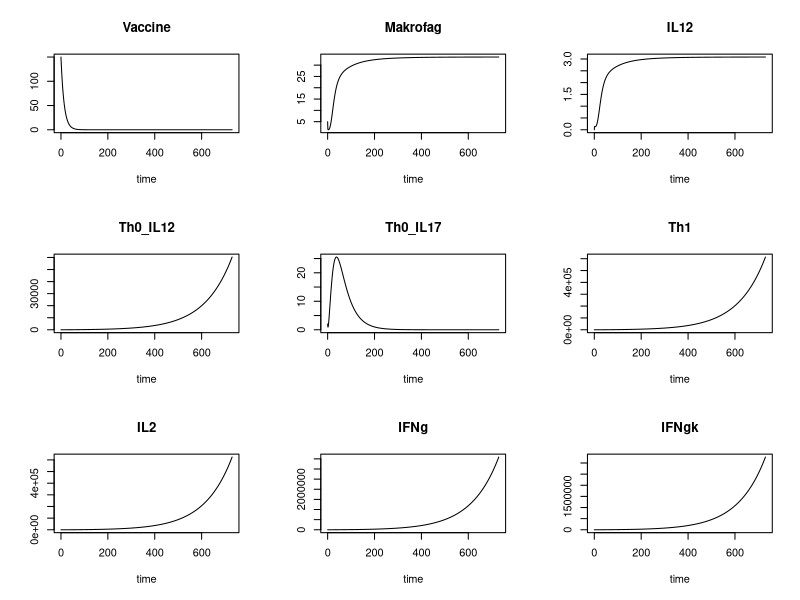
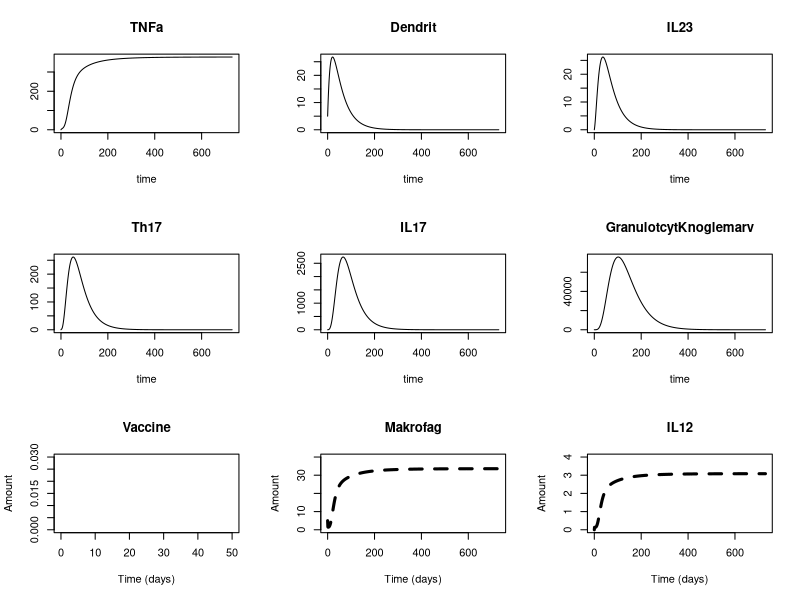
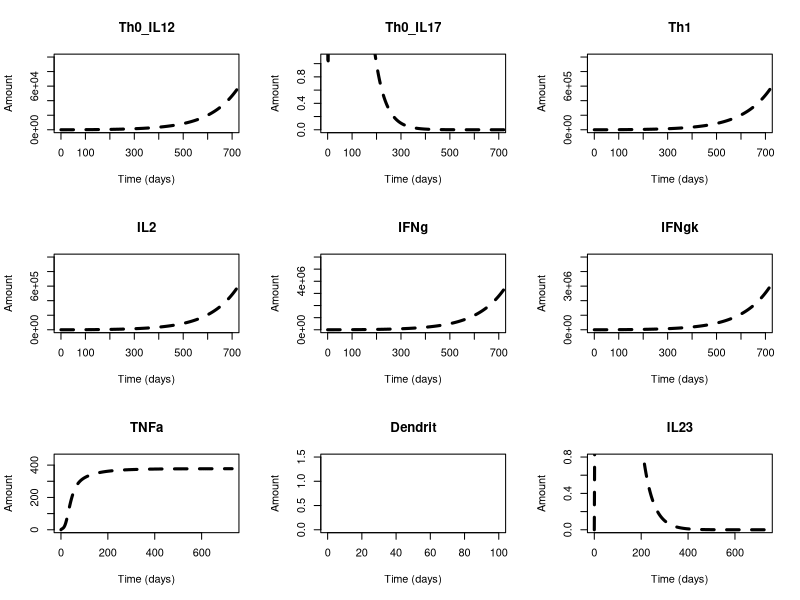
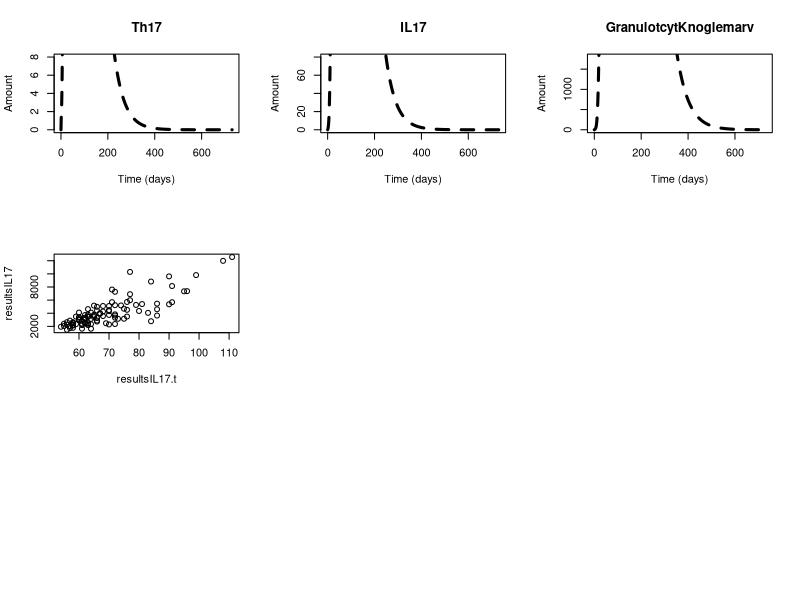

These charts were generated, in order, by the following R code:
# TB model in R

rm(list=ls())

# get the ODE solver
library(deSolve)

# make the function of the system
model = function (current_timepoint, state_values, parameters)
{
  # create state variables (local variables)
  Vaccine = state_values [1]       
  Makrofag = state_values [2]
  IL12 = state_values [3]
  Th0_IL12 = state_values [4]
  Th0_IL17 = state_values [5]
  Th1 = state_values [6]
  IL2 = state_values [7]
  IFNg = state_values [8]
  IFNgk = state_values [9]
  TNFa = state_values [10]
  Dendrit = state_values [11]
  IL23 = state_values [12]
  Th17 = state_values [13]
  IL17 = state_values [14]
  GranulotcytKnoglemarv = state_values[15]
  
  
  #      ifelse current_timepoint >= stop
  #      ifelse (dVaccine =  initialværdi / (- Kv_m -  Kv_d - Kv_Gk)
  # Evt. skal dødsraterne ganges på med mængden
  
  # stop = 
  
  with ( 
    as.list (parameters),     # variable names within parameters can be used 
    {
      Kv_m <- ifelse(Vaccine0 > 0.02, Kv_m.value, 0.01)
      Kv_d <- ifelse(Vaccine0 > 0.02, Kv_d.value, 0.02)
      
      dVaccine = - (Vaccine*Kv_m) - (Vaccine*Kv_d) - Vaccine*Kv_Gk
      dMakrofag = (Vaccine*Kv_m) + TNFa * KTNFa_m + IFNgk * KIFNgk_m/(KM_TNFa+IFNgk) - Makrofag*sigma_m
      dIL12 = Makrofag * Km_IL12 - IL12 * KIL12_Th0 - IL12*sigma_IL12
      dTh0_IL12 = Makrofag * Km_Th0 + IL12 * KIL12_Th0 - Th0_IL12 * KTh0_Th1 + IL2 * KIL2_Th0  - Th0_IL12*sigma_Th0_IL12
      dTh0_IL17 = IL23 * KIL23_Th0 - Th0_IL17 * KTh0_Th17 - Th0_IL17*sigma_Th0_IL17
      dTh1 = Th0_IL12 * KTh0_Th1 - Th1*sigma_Th1
      dIL2 = Th1 * KTh1_IL2 - IL2*sigma_IL2
      dIFNg = Th1 * KTh1_IFNg + Th17 * KTh17_IFNg + Th0_IL12 * KTh0_IL12_IFNg + IFNgk * KIFNgk_IFNg - IFNg * KIFNg_IFNgk + Th0_IL17 * KTh0_IL17_IFNg - IFNg*sigma_IFNg
      dIFNgk = - IFNgk * KIFNgk_IFNg + IFNg * KIFNg_IFNgk - IFNgk*sigma_IFNgk
      dTNFa = Makrofag * Km_TNFa - TNFa*sigma_TNFa
      dDendrit = Vaccine*Kv_d - Dendrit*sigma_d
      dIL23 = Dendrit * Kd_IL23 - IL23*sigma_IL23
      dTh17 = Th0_IL17 * KTh0_Th17 - Th17*sigma_Th17
      dIL17 = Th17 * KTh17_IL17 - IL17*sigma_IL17
      dGranulocytKnoglemarv =  Vaccine*Kv_Gk + IL17 * KIL17_Gk - GranulotcytKnoglemarv*sigma_Gk 
      
      
      
      # combine results
      results = c(dVaccine, dMakrofag, dIL12, dTh0_IL12, dTh0_IL17, dTh1, dIL2, dIFNg, dIFNgk, dTNFa, dDendrit,
                  dIL23, dTh17, dIL17, dGranulocytKnoglemarv)
      list (results)
    }
  )
}

# parameters
KTh0_IL17_IFNg.value <- 0.9
KTh0_IL12_IFNg.value <- 0.9
Kv_m.value <- 0.03
Kv_d.value <- 0.02
Kv_Gk.value <- 0.025
KTNFa_m.value <- 0.002
KIFNgk_m.value <- 100
Km_IL12.value <- 0.09
KIL12_Th0.value <- 0.9 
Km_Th0.value <- 0.9
KTh0_Th1.value <- 0.9 
KTh0_Th17.value <- 0.9
KIL23_Th0.value <- 0.9 
KIL2_Th0.value <- 0.09 
KTh1_IL2.value <- 0.09
KIFNgk_IFNg.value <- 0.9 
KTh0_IFNg.value <- .9 
KTh1_IFNg.value <- .9
KTh17_IFNg.value <- .9
KIFNg_IFNgk.value <- .9
Km_TNFa.value <- .9
Kd_IL23.value <- .09
KTh17_IL17.value <- .9
KIL17_Gk.value <- .9
sigma_m.value <- 3
sigma_IL12.value <- 0.08
sigma_Th0_IL12.value <- 0.023
sigma_Th0_IL17.value <- 0.023
sigma_Th1.value <- 0.08 
sigma_IL2.value <- 0.08
sigma_IFNg.value <- 0.08
sigma_IFNgk.value <- 0.08
sigma_TNFa.value <- 0.08
sigma_d.value <- 0.023
sigma_IL23.value <- 0.08
sigma_Th17.value <- 0.08
sigma_IL17.value <- 0.08
sigma_Gk.value <- 0.023
KM_TNFa.value <- 1000

parameter.list <- c( KTh0_IL17_IFNg = KTh0_IL17_IFNg.value,Kv_m = Kv_m.value, Kv_d = Kv_d.value, Kv_Gk = Kv_Gk.value, KTNFa_m = KTNFa_m.value, 
                     KIFNgk_m = KIFNgk_m.value,Km_IL12 = Km_IL12.value, KIL12_Th0 = KIL12_Th0.value,Km_Th0 = Km_Th0.value, 
                     KTh0_Th1 = KTh0_Th1.value, KTh0_Th17 = KTh0_Th17.value, KIL23_Th0 = KIL23_Th0.value,
                     KIL2_Th0 = KIL2_Th0.value, KTh1_IL2 = KTh1_IL2.value, KIFNgk_IFNg = KIFNgk_IFNg.value, 
                     KTh0_IL12_IFNg = KTh0_IL12_IFNg.value, KTh1_IFNg = KTh1_IFNg.value, KTh17_IFNg = KTh17_IFNg.value, 
                     KIFNg_IFNgk = KIFNg_IFNgk.value, Km_TNFa = Km_TNFa.value, Kd_IL23 = Kd_IL23.value, 
                     KTh17_IL17 = KTh17_IL17.value, KIL17_Gk = KIL17_Gk.value, sigma_m = sigma_m.value,
                     sigma_IL12 = sigma_IL12.value, sigma_Th0_IL12 = sigma_Th0_IL12.value, sigma_Th1 = sigma_Th1.value,
                     sigma_IL2 = sigma_IL2.value, sigma_IFNg = sigma_IFNg.value, sigma_IFNgk = sigma_IFNgk.value,
                     sigma_TNFa = sigma_TNFa.value, sigma_d = sigma_d.value, sigma_IL23 = sigma_IL23.value,
                     sigma_Th17 = sigma_Th17.value, sigma_IL17 = sigma_IL17.value, sigma_Gk = sigma_Gk.value,
                     KM_TNFa = KM_TNFa.value, sigma_Th0_IL17 = sigma_Th0_IL17.value)

# initial values
Vaccine0 = 150
Makrofag0 = 5
IL120 = 0
Th0_IL12_0 = 2
Th0_IL17_0 = 2
Th10 = 0
IL20 = 0
IFNg0 = 0
IFNgk0 = 0
TNFa0 = 0
Dendrit0 = 5
IL230 = 0
Th170 = 0
IL170 = 0
GranulotcytKnoglemarv0 = 0

initial.values <- c(Vaccine = Vaccine0, Makrofag = Makrofag0, IL12 = IL120, Th0_IL12 = Th0_IL12_0, Th0_IL17 = Th0_IL17_0, Th1 = Th10, IL2 = IL20, IFNg = IFNg0, 
                    IFNgk = IFNgk0, TNFa = TNFa0, Dendrit = Dendrit0, IL23 = IL230, Th17 = Th170, IL17 = IL170, 
                    GranulotcytKnoglemarv = GranulotcytKnoglemarv0)

# Output timepoints
time.points <- seq(0,2*365,by=1)

# simulate the epidemic
output <- ode(y=initial.values,times = time.points,func = model, parms = parameter.list)

plot(output)

# Plot the result 
plot(Vaccine~time,data=output,type='l',lwd=3,lty=2,col='black',ylim=c(0,0.03),xlim=c(0,50),ylab='Amount',xlab='Time (days)',main="Vaccine")
plot(Makrofag~time,data=output,type='l',lwd=3,lty=2,col='black',ylim=c(0,40),ylab='Amount',xlab='Time (days)',main="Makrofag")
plot(IL12~time,data=output,type='l',lwd=3,lty=2,col='black',ylim=c(0,4),ylab='Amount',xlab='Time (days)',main="IL12")
plot(Th0_IL12~time,data=output,type='l',lwd=3,lty=2,col='black',xlim=c(0,700),ylim=c(0,100000),ylab='Amount',xlab='Time (days)',main="Th0_IL12")
plot(Th0_IL17~time,data=output,type='l',lwd=3,lty=2,col='black',xlim=c(0,700),ylim=c(0,1.1),ylab='Amount',xlab='Time (days)',main="Th0_IL17")
plot(Th1~time,data=output,type='l',lwd=3,lty=2,col='black',xlim=c(0,700),ylim=c(0,1000000),ylab='Amount',xlab='Time (days)',main="Th1")
plot(IL2~time,data=output,type='l',lwd=3,lty=2,col='black',xlim=c(0,700),ylim=c(0,1000000),ylab='Amount',xlab='Time (days)',main="IL2")
plot(IFNg~time,data=output,type='l',lwd=3,lty=2,col='black',xlim=c(0,700), ylim=c(0,6000000),ylab='Amount',xlab='Time (days)',main="IFNg")
plot(IFNgk~time,data=output,type='l',lwd=3,lty=2,col='black',xlim=c(0,700),ylim=c(0,5000000),ylab='Amount',xlab='Time (days)',main="IFNgk")
plot(TNFa~time,data=output,type='l',lwd=3,lty=2,col='black',ylim=c(0,450),ylab='Amount',xlab='Time (days)',main="TNFa")

plot(Dendrit~time,data=output,type='l',lwd=3,lty=2,col='black',ylim=c(0,1.5),xlim=c(0,100),ylab='Amount',xlab='Time (days)',main="Dendrit")
plot(IL23~time,data=output,type='l',lwd=3,lty=2,col='black',ylim=c(0,0.8),ylab='Amount',xlab='Time (days)',main="IL23")
plot(Th17~time,data=output,type='l',lwd=3,lty=2,col='black',ylim=c(0,8),ylab='Amount',xlab='Time (days)',main="Th17")
plot(IL17~time,data=output,type='l',lwd=3,lty=2,col='black',ylim=c(0,80),ylab='Amount',xlab='Time (days)',main="IL17")
plot(GranulotcytKnoglemarv~time,data=output,type='l',lwd=3,lty=2,col='black',ylim=c(0,1800),ylab='Amount',xlab='Time (days)',main="GranulotcytKnoglemarv")

# Herfra loades data
# DATA <- read.table("DataUdenHuller.csv", header=TRUE, sep=";", as.is=TRUE)
# 
# VaccineDATA = as.numeric(gsub(",", ".", gsub("\\.", "", DATA$H56.vacc..Dose)))
# RestimulerendeVaccineData = as.numeric(gsub(",", ".", gsub("\\.", "", DATA$H56.restim..ug.ml.)))
# IL17DATA = as.numeric(gsub(",", ".", gsub("\\.", "", DATA$mean...IL.17)))
# INFgDATA = as.numeric(gsub(",", ".", gsub("\\.", "", DATA$mean...IFNg)))
# IL2DATA= as.numeric(gsub(",", ".", gsub("\\.", "", DATA$mean...IL.2)))
# INFaDATA= as.numeric(gsub(",", ".", gsub("\\.", "", DATA$mean...TNFa)))
# 
# 
# plot(VaccineDATA,IL17DATA,xlim=c(0,50))
# plot(RestimulerendeVaccineData,IL17DATA,xlim=c(0,1))
# 
# CelleData <- read.table("Celler.csv", header=TRUE, sep=";", as.is=TRUE)
# plot(CelleData$Time..days,CelleData$Response..SFU.mill.splenocytes.)
# 
# 
# 
# 
# dose0CelleData <- CelleData[1:45,c('Time..days.','Response..SFU.mill.splenocytes.')]
# dose01CelleData <- CelleData[46:90,c('Time..days.','Response..SFU.mill.splenocytes.')]
# 
# plot(dose01CelleData$Time..days,dose01CelleData$Response..SFU.mill.splenocytes.)


N.iter <- 100
KTh0_IL17_IFNg.list <- runif(N.iter,min=0.7,max=1.2)
KTh0_IL12_IFNg.list <- runif(N.iter,min=0.7,max=1.2)
Kv_m.list <- runif(N.iter,min=0.01,max=0.05)
Kv_d.list <- runif(N.iter,min=0.001,max=0.04) 
Kv_Gk.list <- runif(N.iter,min=0.005,max=0.05) 
KTNFa_m.list <- runif(N.iter,min=0.0005,max=0.004) 
KIFNgk_m.list <- runif(N.iter,min=50,max=150)
Km_IL12.list <- runif(N.iter,min=0.06,max=0.11)
KIL12_Th0.list <- runif(N.iter,min=0.75,max=1.2) 
Km_Th0.list <- runif(N.iter,min=0.75,max=1.2)
KTh0_Th1.list <- runif(N.iter,min=0.75,max=1.2) 
KTh0_Th17.list <- runif(N.iter,min=0.75,max=1.2)
KIL23_Th0.list <- runif(N.iter,min=0.75,max=1.2) 
KIL2_Th0.list <- runif(N.iter,min=0.075,max=0.12) 
KTh1_IL2.list <- runif(N.iter,min=0.075,max=0.12)
KIFNgk_IFNg.list <- runif(N.iter,min=0.75,max=1.2) 
KTh0_IFNg.list <- runif(N.iter,min=0.75,max=1.2)
KTh1_IFNg.list <- runif(N.iter,min=0.75,max=1.2)
KTh17_IFNg.list <- runif(N.iter,min=0.75,max=1.2)
KIFNg_IFNgk.list <- runif(N.iter,min=0.75,max=1.2)
Km_TNFa.list <- runif(N.iter,min=0.75,max=1.2)
Kd_IL23.list <- runif(N.iter,min=0.075,max=0.12)
KTh17_IL17.list <- runif(N.iter,min=0.75,max=1.2)
KIL17_Gk.list <- runif(N.iter,min=0.75,max=1.2)
sigma_m.list <- runif(N.iter,min=1,max=5)
sigma_IL12.list <- runif(N.iter,min=0.06,max=0.1)
sigma_Th0_IL12.list <- runif(N.iter,min=0.003,max=0.043)
sigma_Th0_IL17.list <- runif(N.iter,min=0.003,max=0.043)
sigma_Th1.list <- runif(N.iter,min=0.06,max=0.1)
sigma_IL2.list <- runif(N.iter,min=0.06,max=0.1)
sigma_IFNg.list <- runif(N.iter,min=0.06,max=0.1)
sigma_IFNgk.list <- runif(N.iter,min=0.06,max=0.1)
sigma_TNFa.list <- runif(N.iter,min=0.06,max=0.1)
sigma_d.list <- runif(N.iter,min=0.003,max=0.043)
sigma_IL23.list <- runif(N.iter,min=0.06,max=0.1)
sigma_Th17.list <- runif(N.iter,min=0.06,max=0.1)
sigma_IL17.list <- runif(N.iter,min=0.06,max=0.1)
sigma_Gk.list <- runif(N.iter,min=0.003,max=0.043)
KM_TNFa.list <- runif(N.iter,min=5,max=90) 
resultsIL17 <- numeric(N.iter)
resultsIL17.t <-  numeric(N.iter) 

for ( i in 1:N.iter){
  # simulate the epidemic
  parameter.list <- c(KTh0_IL17_IFNg = KTh0_IL17_IFNg.list[i],Kv_m = Kv_m.list[i], Kv_d = Kv_d.list[i], Kv_Gk = Kv_Gk.list[i], KTNFa_m = KTNFa_m.list[i], 
                      KIFNgk_m = KIFNgk_m.list[i],Km_IL12 = Km_IL12.list[i], KIL12_Th0 = KIL12_Th0.list[i],Km_Th0 = Km_Th0.list[i], 
                      KTh0_Th1 = KTh0_Th1.list[i], KTh0_Th17 = KTh0_Th17.list[i], KIL23_Th0 = KIL23_Th0.list[i],
                      KIL2_Th0 = KIL2_Th0.list[i], KTh1_IL2 = KTh1_IL2.list[i], KIFNgk_IFNg = KIFNgk_IFNg.list[i], 
                      KTh0_IL12_IFNg = KTh0_IL12_IFNg.list[i], KTh1_IFNg = KTh1_IFNg.list[i], KTh17_IFNg = KTh17_IFNg.list[i], 
                      KIFNg_IFNgk = KIFNg_IFNgk.list[i], Km_TNFa = Km_TNFa.list[i], Kd_IL23 = Kd_IL23.list[i], 
                      KTh17_IL17 = KTh17_IL17.list[i], KIL17_Gk = KIL17_Gk.list[i], sigma_m = sigma_m.list[i],
                      sigma_IL12 = sigma_IL12.list[i], sigma_Th0_IL12 = sigma_Th0_IL12.list[i], sigma_Th1 = sigma_Th1.list[i],
                      sigma_IL2 = sigma_IL2.list[i], sigma_IFNg = sigma_IFNg.list[i], sigma_IFNgk = sigma_IFNgk.list[i],
                      sigma_TNFa = sigma_TNFa.list[i], sigma_d = sigma_d.list[i], sigma_IL23 = sigma_IL23.list[i],
                      sigma_Th17 = sigma_Th17.list[i], sigma_IL17 = sigma_IL17.list[i], sigma_Gk = sigma_Gk.list[i],
                      KM_TNFa = KM_TNFa.list[i], sigma_Th0_IL17 = sigma_Th0_IL17.list[i])
  output <- ode(y=initial.values,times = time.points,func = model, parms = parameter.list)
  
  resultsIL17[i] <-  max(output[,'IL17'])
  resultsIL17.t[i] <- output[which(output[,'IL17'] == resultsIL17[i]),'time']
}

plot(resultsIL17.t,resultsIL17)
